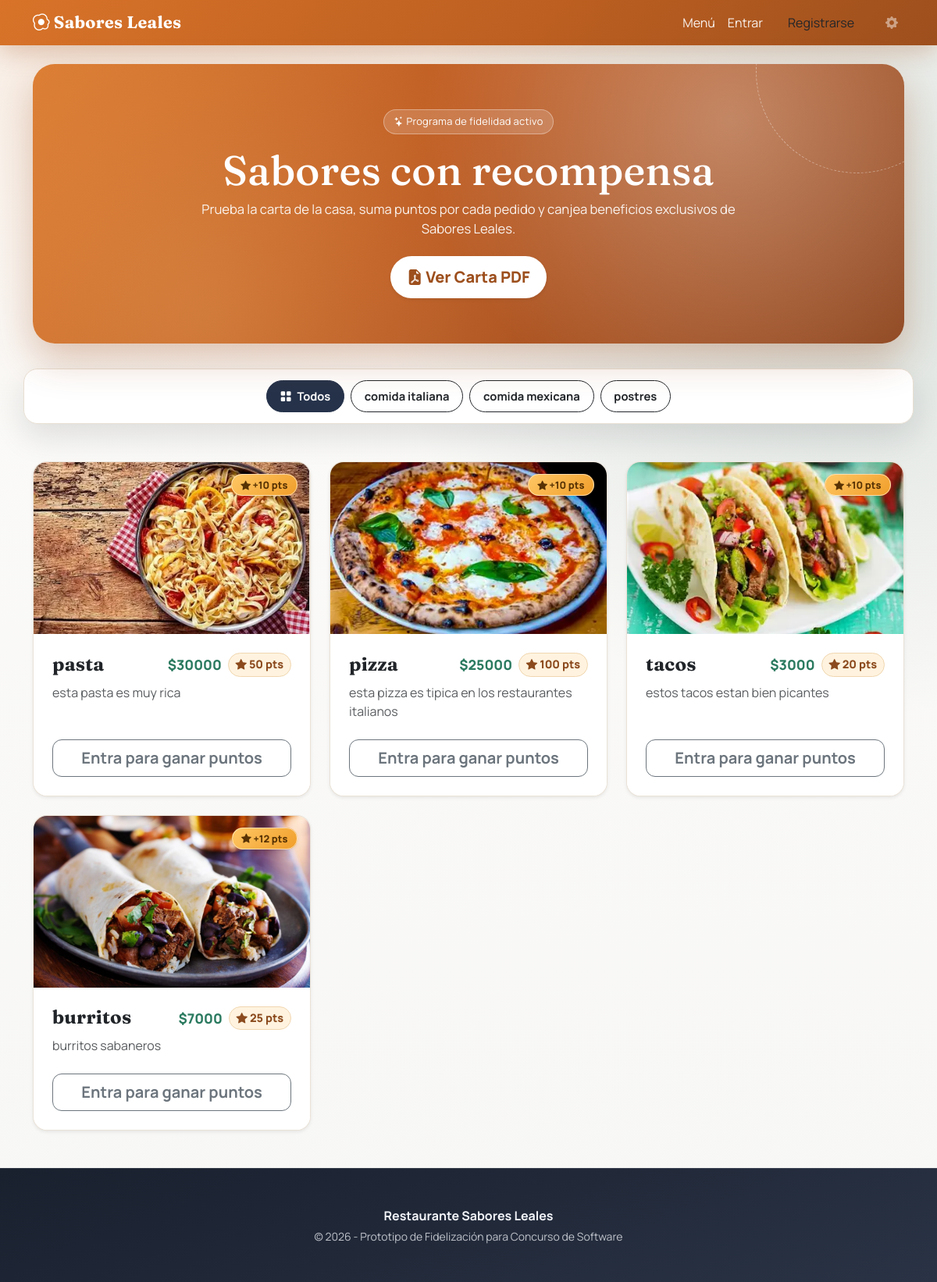
The page / on the database its author committed.
### gestion/models.py (models this page shows, shortened)
class Categoria(models.Model):
    nombre = models.CharField(max_length=100)

class Producto(models.Model):
    categoria = models.ForeignKey(Categoria, on_delete=models.CASCADE)
    nombre = models.CharField(max_length=200)
    descripcion = models.TextField()
    precio = models.DecimalField(max_digits=10, decimal_places=2)
    imagen = models.ImageField(upload_to='productos/', null=True, blank=True)
    puntos_otorgados = models.IntegerField(default=10) # Puntos que gana el cliente al comprarlo

### gestion/views.py (the view)
# urls.py: path('', views.index, name='index'),
def index(request):
    categoria_id = request.GET.get('categoria')
    categorias = Categoria.objects.all()
    categoria_seleccionada = None
    if categoria_id and categoria_id.isdigit():
        categoria_seleccionada = int(categoria_id)
        productos = Producto.objects.filter(categoria_id=categoria_seleccionada)
    elif categoria_id:
        productos = Producto.objects.none()
    else:
        productos = Producto.objects.all()
    puntos_usuario = 0
    if request.user.is_authenticated:
        perfil, created = PerfilCliente.objects.get_or_create(user=request.user)
        puntos_usuario = perfil.puntos
    for producto in productos:
        producto.puntos_canje = calcular_puntos_canje(producto)
        producto.puntos_faltantes = max(0, producto.puntos_canje - puntos_usuario)
    context = {
        'productos': productos,
        'categorias': categorias,
        'categoria_seleccionada': categoria_seleccionada,
        'puntos_usuario': puntos_usuario,
    }
    return render(request, 'gestion/index.html', context)

### gestion/context_processors.py (called while the page is built)
def puntos_usuario(request):
    if not request.user.is_authenticated:
        return {"puntos_usuario": 0}
    perfil, _ = PerfilCliente.objects.get_or_create(user=request.user)
    return {"puntos_usuario": perfil.puntos}

### gestion/views.py (called while the page is built)
def calcular_puntos_canje(producto):
    nombre_producto = (producto.nombre or '').strip().lower()
    return PUNTOS_CANJE_PERSONALIZADOS.get(nombre_producto, max(1, int(producto.precio / 1000)))

### templates/gestion/index.html (shortened to what this page needs)
{% extends 'gestion/base.html' %}
{% block content %}
<div class="hero-section text-center">
    <span class="hero-kicker"><i class="bi bi-stars"></i> Programa de fidelidad activo</span>
    <h1 class="hero-title">Sabores con recompensa</h1>
    <p class="hero-lead">Prueba la carta de la casa, suma puntos por cada pedido y canjea beneficios exclusivos de Sabores Leales.</p>
    <a href="{% url 'descargar_menu_pdf' %}" class="btn btn-hero btn-lg shadow-sm">
        <i class="bi bi-file-earmark-pdf-fill"></i> Ver Carta PDF
    </a>
</div>
<div class="row mb-5">
    <div class="col-12 d-flex justify-content-center flex-wrap gap-2 filter-wrap surface">
        <a href="?" class="btn btn-category {% if not categoria_seleccionada %}btn-dark{% else %}btn-outline-dark{% endif %}">
            <i class="bi bi-grid-fill me-1"></i> Todos
        </a>
        {% for cat in categorias %}
            <a href="?categoria={{ cat.id }}"
               class="btn btn-category {% if categoria_seleccionada == cat.id %}btn-dark{% else %}btn-outline-dark{% endif %}">
                {{ cat.nombre }}
            </a>
        {% endfor %}
    </div>
</div>
<div class="row row-cols-1 row-cols-md-2 row-cols-lg-3 g-4">
    {% for producto in productos %}
    <div class="col">
        <div class="card h-100 shadow-sm product-card">
            <div class="position-relative">
                {% if producto.imagen %}
                    <img src="{{ producto.imagen.url }}" class="card-img-top" alt="{{ producto.nombre }}">
                {% else %}
                    <div class="bg-light text-muted d-flex align-items-center justify-content-center" style="height: 220px;">
                        <i class="bi bi-image fs-1 opacity-25"></i>
                    </div>
                {% endif %}
                <div class="position-absolute top-0 end-0 m-3">
                    <span class="points-badge shadow-sm">
                        <i class="bi bi-star-fill"></i> +{{ producto.puntos_otorgados|default:"0" }} pts
                    </span>
                </div>
            </div>
            <div class="card-body px-4 pt-4 pb-3">
                <div class="d-flex justify-content-between align-items-center mb-2">
                    <h4 class="card-title fw-bold mb-0">{{ producto.nombre }}</h4>
                    <div class="d-flex align-items-center gap-2">
                        <span class="price-tag">${{ producto.precio|floatformat:0 }}</span>
                        <span class="points-price-tag"><i class="bi bi-star-fill"></i> {{ producto.puntos_canje }} pts</span>
                    </div>
                </div>
                <p class="card-text text-muted">{{ producto.descripcion|truncatechars:85 }}</p>
            </div>
            <div class="card-footer bg-white border-0 px-4 pb-4">
                <div class="d-grid">
                    {% if user.is_authenticated %}
                        <form method="post" action="{% url 'realizar_pedido' producto.id %}" class="d-grid gap-2">
                            {% csrf_token %}
                            <button type="submit" name="metodo_pago" value="dinero" class="btn btn-order btn-lg shadow-sm w-100">
                                Comprar con dinero
                            </button>
                            {% if puntos_usuario >= producto.puntos_canje %}
                                <button type="submit" name="metodo_pago" value="puntos" class="btn btn-outline-warning fw-bold w-100" style="border-radius: 12px;">
                                    Canjear con puntos
                                </button>
                            {% else %}
                                <button type="button" class="btn btn-outline-secondary fw-bold w-100" style="border-radius: 12px;" disabled>
                                    Te faltan {{ producto.puntos_faltantes }} pts
                                </button>
                            {% endif %}
                        </form>
                    {% else %}
                        <a href="{% url 'login' %}" class="btn btn-outline-secondary btn-lg fw-bold py-2" style="border-radius: 12px;">
                            Entra para ganar puntos
                        </a>
                    {% endif %}
                </div>
            </div>
        </div>
    </div>
    {% endfor %}
</div>
{% endblock %}

### templates/gestion/base.html (shortened to what this page needs)
<!DOCTYPE html>
<html lang="es">
<head>
    <link href="https://cdn.jsdelivr.net/npm/bootstrap@5.3.0/dist/css/bootstrap.min.css" rel="stylesheet">
    <link rel="stylesheet" href="https://cdn.jsdelivr.net/npm/bootstrap-icons@1.11.0/font/bootstrap-icons.css">
</head>
<body>
    <nav class="navbar navbar-expand-lg navbar-dark mb-4">
        <div class="container">
            <a class="navbar-brand fw-bold" href="{% url 'index' %}">
                <i class="bi bi-egg-fried"></i> Sabores Leales
            </a>
            <div class="collapse navbar-collapse" id="navbarNav">
               <div class="navbar-nav ms-auto align-items-center">
    <a class="nav-link" href="{% url 'index' %}">Menú</a>
    {% if user.is_authenticated %}
        {% if user.is_superuser %}
            <a class="nav-link fw-bold text-warning" href="{% url 'panel_admin' %}">
                <i class="bi bi-graph-up-arrow"></i> Panel Clientes
            </a>
        {% endif %}
        <span class="nav-link btn btn-sm btn-puntos px-3 mx-lg-2">
            ⭐ {{ puntos_usuario|default:0 }} Puntos
        </span>
        <form action="{% url 'logout' %}" method="post" class="d-inline">
            {% csrf_token %}
            <button type="submit" class="btn btn-link nav-link text-white" style="text-decoration: none;">
                <i class="bi bi-box-arrow-right"></i> Salir
            </button>
        </form>
    {% else %}
        <a class="nav-link" href="{% url 'login' %}">Entrar</a>
        <a class="nav-link btn btn-light text-dark ms-lg-2 px-3" href="{% url 'registro' %}">Registrarse</a>
    {% endif %}
    <a class="nav-link ms-lg-3 opacity-50 small" href="/admin" target="_blank" title="Configuración Técnica">
        <i class="bi bi-gear-fill"></i>
    </a>
</div>
            </div>
        </div>
    </nav>
    <div class="container main-shell fade-in">
        {% block content %}
        {% endblock %}
    </div>
    <footer class="footer text-center mt-5 py-5">
        <div class="container">
            <p class="mb-1 fw-bold">Restaurante Sabores Leales</p>
            <p class="small opacity-75 mb-0">&copy; 2026 - Prototipo de Fidelización para Concurso de Software</p>
        </div>
    </footer>
</body>
</html>

### templates/gestion/base.html (style rules this page uses)
:root { --ink: #1f2333; --muted: #5f6679; --paper: #f7f7f5; --cream: #fff8ee; --amber: #d87329; --amber-deep: #a94f1c; --olive: #2c5a4a; --line: #e8dfd2; --surface: #ffffff; --shadow: 0 16px 40px rgba(18, 23, 35, 0.12); }
body { font-family: "Manrope", sans-serif; color: var(--ink); background: radial-gradient(circle at 10% -20%, rgba(216, 115, 41, 0.16), transparent 40%), radial-gradient(circle at 90% 20%, rgba(44, 90, 74, 0.16), transparent 35%), linear-gradient(180deg, #fcfbf9 0%, var(--paper) 100%); min-height: 100vh; }
h1, h2, h3, h4, h5 { font-family: "Fraunces", serif; letter-spacing: 0.2px; }
.navbar { background: linear-gradient(130deg, #d87329 0%, #bc5f21 58%, #9d4f1d 100%); box-shadow: 0 10px 30px rgba(157, 79, 29, 0.28); backdrop-filter: blur(6px); }
.navbar-brand { font-family: "Fraunces", serif; font-size: 1.35rem; letter-spacing: 0.3px; }
.navbar .nav-link { color: rgba(255, 255, 255, 0.92); transition: transform 0.2s ease, opacity 0.2s ease; }
.main-shell { min-height: calc(100vh - 190px); }
.surface { background: var(--surface); border: 1px solid rgba(232, 223, 210, 0.9); border-radius: 22px; box-shadow: var(--shadow); }
.footer { background: linear-gradient(160deg, #19202e 0%, #2a3345 100%); color: #f4f6fb; border-top: 1px solid rgba(255, 255, 255, 0.08); }
.fade-in { animation: rise 0.55s ease both; }

### templates/gestion/index.html (style rules this page uses)
.hero-section { position: relative; overflow: hidden; background: radial-gradient(circle at 80% 20%, rgba(255, 255, 255, 0.3), transparent 42%), radial-gradient(circle at 20% 90%, rgba(250, 204, 130, 0.22), transparent 45%), linear-gradient(125deg, #dc7d33 0%, #be5c23 45%, #8f4720 100%); color: #fff; padding: 3.6rem 1.4rem; border-radius: 28px; margin-bottom: 2rem; box-shadow: 0 20px 50px rgba(158, 79, 30, 0.32); }
.hero-section::after { content: ""; position: absolute; width: 260px; height: 260px; top: -120px; right: -70px; border-radius: 50%; border: 1px dashed rgba(255, 255, 255, 0.4); }
.hero-kicker { display: inline-block; background: rgba(255, 255, 255, 0.16); border: 1px solid rgba(255, 255, 255, 0.35); border-radius: 999px; font-size: 0.8rem; padding: 0.34rem 0.8rem; margin-bottom: 0.9rem; letter-spacing: 0.3px; }
.hero-title { font-size: clamp(2rem, 6vw, 3.3rem); margin-bottom: 0.4rem; }
.hero-lead { max-width: 690px; margin: 0 auto 1.4rem; opacity: 0.92; font-size: 1.04rem; }
.btn-hero { border-radius: 999px; border: none; background: #fff; color: #9d4f1d; font-weight: 800; padding: 0.75rem 1.3rem; transition: transform 0.22s ease, box-shadow 0.22s ease; }
.filter-wrap { border-radius: 18px; border: 1px solid #e8dfd2; background: #fff; padding: 0.9rem; }
.btn-category { border-radius: 999px; padding: 0.5rem 1.05rem; font-weight: 700; font-size: 0.92rem; border-width: 1px; }
.btn-category.btn-dark { background: #25324a; border-color: #25324a; }
.product-card { border-radius: 18px; overflow: hidden; border: 1px solid rgba(232, 223, 210, 0.88); transition: transform 0.25s ease, box-shadow 0.25s ease; background: #fff; }
.card-img-top { height: 220px; object-fit: cover; }
.price-tag { color: #2b7a60; font-weight: 800; font-size: 1.1rem; }
.points-price-tag { color: #8b4a1d; font-weight: 800; font-size: 0.9rem; background: #fff3df; border: 1px solid #f0d6af; border-radius: 999px; padding: 0.22rem 0.55rem; white-space: nowrap; }
.points-badge { background: linear-gradient(140deg, #ffc764 0%, #f09e2a 100%); color: #573204; border-radius: 999px; padding: 0.25rem 0.72rem; font-size: 0.8rem; font-weight: 800; border: 1px solid rgba(255, 255, 255, 0.55); }

### rows shown on the page
Categoria: nombre "comida italiana"
Categoria: nombre "comida mexicana"
Categoria: nombre "postres"
Producto: imagen (picture), puntos_otorgados "10", nombre "pasta", precio "30000", puntos_canje "50", descripcion "esta pasta es muy rica"
Producto: imagen (picture), puntos_otorgados "10", nombre "pizza", precio "25000", puntos_canje "100", descripcion "esta pizza es tipica en los restaurantes italianos"
Producto: imagen (picture), puntos_otorgados "10", nombre "tacos", precio "3000", puntos_canje "20", descripcion "estos tacos estan bien picantes"
Producto: imagen (picture), puntos_otorgados "12", nombre "burritos", precio "7000", puntos_canje "25", descripcion "burritos sabaneros"
